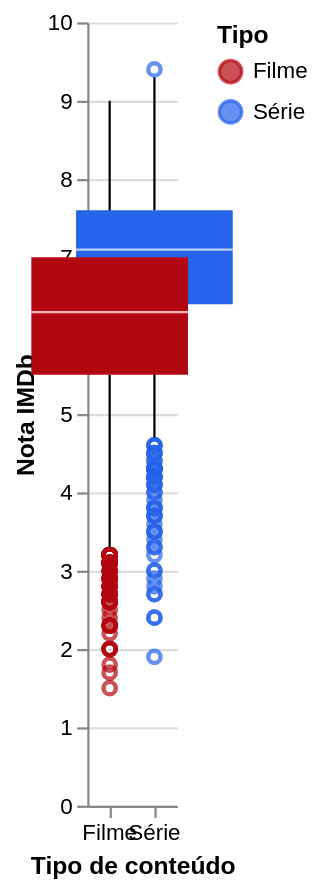

Source (notebook cell):
### Code cell
# [IA] ChatGPT/Codex – preparar o boxplot com as notas individuais disponíveis.
rating_boxplot(df)

### Figure 1 — Vega-Lite specification as saved in the notebook (floating-point values rounded to 4 significant figures; data arrays with more than 128 entries replaced by an {"elided": "..."} marker saying what was removed)
{"config": {"view": {"continuousWidth": 300, "continuousHeight": 300, "stroke": null}}, "data": {"values": {"elided": "5460 records"}}, "mark": {"type": "boxplot", "extent": 1.5, "size": 70}, "encoding": {"color": {"field": "tipo_conteudo", "scale": {"domain": ["Filme", "Série"], "range": ["#B20710", "#2563EB"]}, "title": "Tipo", "type": "nominal"}, "x": {"axis": {"labelAngle": 0}, "field": "tipo_conteudo", "title": "Tipo de conteúdo", "type": "nominal"}, "y": {"field": "imdb_rating", "scale": {"domain": [0, 10]}, "title": "Nota IMDb", "type": "quantitative"}}, "height": 350, "$schema": "https://vega.github.io/schema/vega-lite/v6.4.1.json"}
